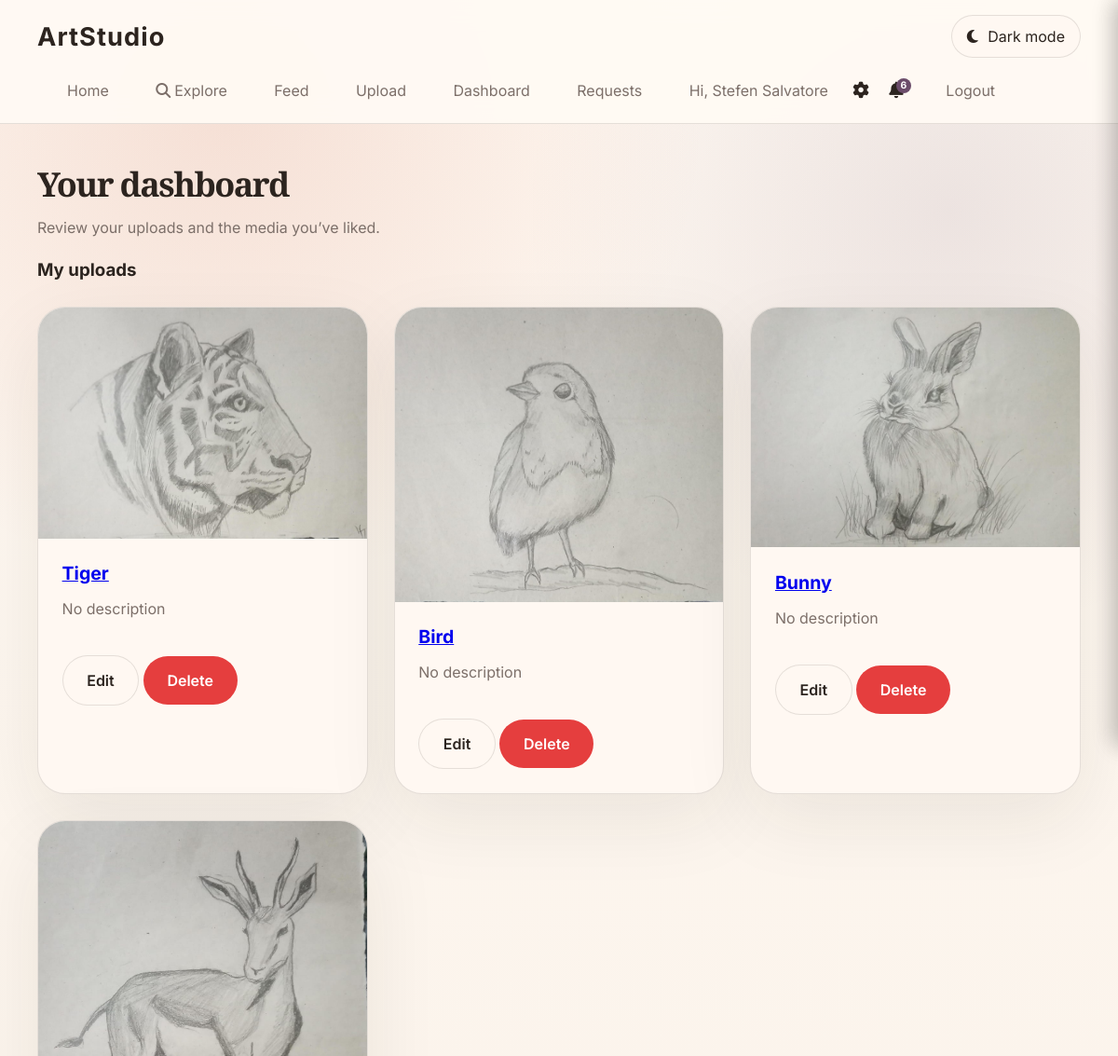
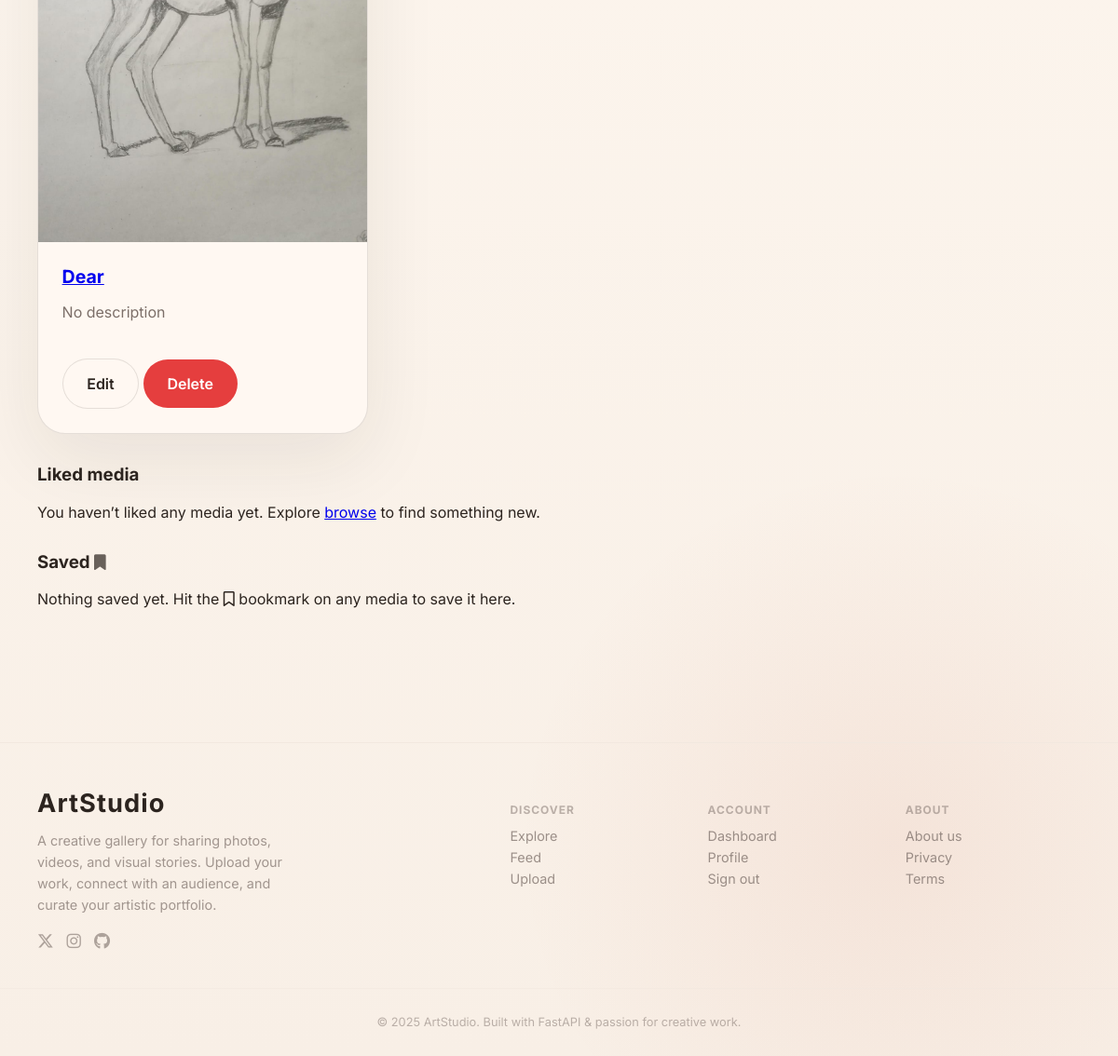
The app's page /dashboard (signed in) with its own data (2 pictures, top to bottom).
### fastapi_app/models.py (models this page shows)
class User(Base):
    __tablename__ = "users"
    id = Column(Integer, primary_key=True, index=True)
    username = Column(String(80), unique=True, nullable=False, index=True)
    email = Column(String(200), unique=True, nullable=True)
    hashed_password = Column(String(200), nullable=False)
    avatar = Column(String(255), nullable=True)
    bio = Column(Text, nullable=True)
    is_admin = Column(Boolean, default=False, nullable=False)
    is_banned = Column(Boolean, default=False, nullable=False)
    whatsapp = Column(String(30), nullable=True)
    telegram = Column(String(60), nullable=True)
    created_at = Column(DateTime, default=datetime.utcnow)

class MediaItem(Base):
    __tablename__ = "media_items"
    id = Column(Integer, primary_key=True, index=True)
    title = Column(String(140), nullable=False, index=True)
    description = Column(Text, nullable=True)
    tags = Column(String(255), nullable=True, index=True)
    filename = Column(String(255), nullable=False, unique=True)
    media_type = Column(String(20), nullable=False)
    uploader = Column(String(80), nullable=False, default="Guest")
    uploader_id = Column(Integer, nullable=True)
    created_at = Column(DateTime, default=datetime.utcnow)
    views = Column(Integer, default=0)
    sale_status = Column(String(20), nullable=False, default="showcase")  # showcase | fixed | negotiable
    fixed_price = Column(Integer, nullable=True)       # in smallest currency unit (paise / cents)
    min_price = Column(Integer, nullable=True)
    max_price = Column(Integer, nullable=True)
    artwork_status = Column(String(20), nullable=False, default="available")  # available | reserved | sold

### fastapi_app/main.py (the view)
@app.get("/dashboard")
def dashboard(request: Request, db: Session = Depends(get_db)):
    current_user = get_current_user(request, db)
    if not current_user:
        return RedirectResponse(url="/login", status_code=HTTP_303_SEE_OTHER)
    uploads = crud.get_media_for_user(db, current_user.id)
    liked_media = crud.get_liked_media(db, current_user.id)
    saved_media = crud.get_saved_media(db, current_user.id)
    return render_template(request, "dashboard.html", db, uploads=uploads, liked_media=liked_media, saved_media=saved_media)

### fastapi_app/templates/dashboard.html
{% extends "base.html" %}
{% block content %}
<section class="container">
  <div class="section-intro">
    <h2>Your dashboard</h2>
    <p>Review your uploads and the media you’ve liked.</p>
  </div>
  <div class="section-grid" style="margin-top:1.5rem">
    <div>
      <h3>My uploads</h3>
      {% if uploads %}
        <div class="media-grid">
          {% for media in uploads %}
            <article class="media-card">
              {% if media.media_type == 'video' %}
                <div class="media-thumbnail video-thumb">
                  <video muted>
                    <source src="/uploads/{{ media.filename }}" type="video/mp4" />
                  </video>
                </div>
              {% else %}
                <img src="/uploads/{{ media.filename }}" alt="{{ media.title }}" />
              {% endif %}
              <div class="media-meta">
                <a href="/watch/{{ media.id }}"><h3>{{ media.title }}</h3></a>
                <p>{{ media.description or 'No description' }}</p>
                <div class="media-actions">
                  <a class="button-secondary" href="/media/{{ media.id }}/edit">Edit</a>
                  <form action="/media/{{ media.id }}/delete" method="post" onsubmit="return confirm('Delete this media?');" style="display:inline">
                    <button type="submit" class="button button-danger">Delete</button>
                  </form>
                </div>
              </div>
            </article>
          {% endfor %}
        </div>
      {% else %}
        <p>No uploads yet. <a href="/upload">Upload your first media</a>.</p>
      {% endif %}
    </div>
  </div>
  <div class="section-grid" style="margin-top:2rem">
    <div>
      <h3>Liked media</h3>
      {% if liked_media %}
        <div class="media-grid">
          {% for media in liked_media %}
            <article class="media-card">
              {% if media.media_type == 'video' %}
                <div class="media-thumbnail video-thumb">
                  <video muted>
                    <source src="/uploads/{{ media.filename }}" type="video/mp4" />
                  </video>
                </div>
              {% else %}
                <img src="/uploads/{{ media.filename }}" alt="{{ media.title }}" />
              {% endif %}
              <div class="media-meta">
                <a href="/watch/{{ media.id }}"><h3>{{ media.title }}</h3></a>
                <p>{{ media.description or 'No description' }}</p>
              </div>
            </article>
          {% endfor %}
        </div>
      {% else %}
        <p>You haven’t liked any media yet. Explore <a href="/browse">browse</a> to find something new.</p>
      {% endif %}
    </div>
  </div>
  <div class="section-grid" style="margin-top:2rem">
    <div>
      <h3>Saved <i class="fas fa-bookmark" style="font-size:0.9em;opacity:0.7"></i></h3>
      {% if saved_media %}
        <div class="media-grid">
          {% for media in saved_media %}
            <article class="media-card">
              {% if media.media_type == 'video' %}
                <div class="media-thumbnail video-thumb">
                  <video muted>
                    <source src="/uploads/{{ media.filename }}" type="video/mp4" />
                  </video>
                </div>
              {% else %}
                <img src="/uploads/{{ media.filename }}" alt="{{ media.title }}" />
              {% endif %}
              <div class="media-meta">
                <a href="/watch/{{ media.id }}"><h3>{{ media.title }}</h3></a>
                <p>{{ media.uploader }} · {{ media.views }} views</p>
              </div>
            </article>
          {% endfor %}
        </div>
      {% else %}
        <p>Nothing saved yet. Hit the <i class="far fa-bookmark"></i> bookmark on any media to save it here.</p>
      {% endif %}
    </div>
  </div>
</section>
{% endblock %}

### fastapi_app/templates/base.html (shortened to what this page needs)
<!DOCTYPE html>
<html lang="en">
<head>
  <link rel="stylesheet" href="https://cdnjs.cloudflare.com/ajax/libs/font-awesome/6.5.0/css/all.min.css" />
  <link rel="stylesheet" href="/static/css/main.css?v=20250603" />
</head>
<body>
  <header class="site-header">
    <div class="container nav-bar">
      <a class="brand" href="/">ArtStudio</a>
      <div class="nav-actions">
        <button class="theme-toggle" type="button" aria-label="Toggle dark light theme">
          <i class="fas fa-moon"></i>
          <span class="theme-toggle-label">Dark mode</span>
        </button>
      </div>
      <nav>
        <a href="/">Home</a>
        <a href="/explore"><i class="fas fa-magnifying-glass" style="margin-right:4px"></i>Explore</a>
        <a href="/feed">Feed</a>
        <a href="/upload">Upload</a>
        {% if current_user %}
          <a href="/dashboard">Dashboard</a>
          <a href="/requests">Requests</a>
          <a href="/profile/{{ current_user.username }}">Hi, {{ current_user.username }}</a>
          <button class="settings-trigger" id="settingsTrigger" aria-label="Settings" title="Settings">
            <i class="fas fa-gear"></i>
          </button>
          <button class="notif-trigger" id="notifTrigger" aria-label="Notifications" title="Notifications">
            <i class="fas fa-bell"></i>
            {% if unread_notifications > 0 %}
            <span class="notif-badge" id="notifBadge">{{ unread_notifications }}</span>
            {% else %}
            <span class="notif-badge" id="notifBadge" style="display:none">0</span>
            {% endif %}
          </button>
          <a href="/logout" id="logoutLink">Logout</a>
        {% else %}
          <a href="/login">Sign in</a>
          <a href="/register">Register</a>
        {% endif %}
      </nav>
    </div>
  </header>
  <main class="page-content">
    {% block content %}{% endblock %}
  </main>
  <footer class="site-footer">
    <div class="container footer-grid">
      <div class="footer-brand">
        <a class="brand" href="/">ArtStudio</a>
        <p>A creative gallery for sharing photos, videos, and visual stories. Upload your work, connect with an audience, and curate your artistic portfolio.</p>
        <div class="footer-social">
          <a href="#" aria-label="Twitter"><i class="fab fa-x-twitter"></i></a>
          <a href="#" aria-label="Instagram"><i class="fab fa-instagram"></i></a>
          <a href="#" aria-label="GitHub"><i class="fab fa-github"></i></a>
        </div>
      </div>
      <div class="footer-links">
        <div>
          <h4>Discover</h4>
          <a href="/explore">Explore</a>
          <a href="/feed">Feed</a>
          <a href="/upload">Upload</a>
        </div>
        <div>
          <h4>Account</h4>
          {% if current_user %}
            <a href="/dashboard">Dashboard</a>
            <a href="/profile/{{ current_user.username }}">Profile</a>
            <a href="/logout">Sign out</a>
          {% else %}
            <a href="/login">Sign in</a>
            <a href="/register">Register</a>
          {% endif %}
        </div>
        <div>
          <h4>About</h4>
          <a href="#">About us</a>
          <a href="#">Privacy</a>
          <a href="#">Terms</a>
        </div>
      </div>
    </div>
    <div class="footer-bottom">
      <p>© {{ 2025 }} ArtStudio. Built with FastAPI &amp; passion for creative work.</p>
    </div>
  </footer>
</body>
</html>

### records on screen
User: username "Stefen Salvatore"
MediaItem: filename (picture), title "Tiger", description "No description"
MediaItem: filename (picture), title "Bird", description "No description"
MediaItem: filename (picture), title "Bunny", description "No description"
MediaItem: filename (picture), title "Dear", description "No description"

### other values on screen
{{ unread_notifications }} "6"
{{ 2025 }} "2025"
